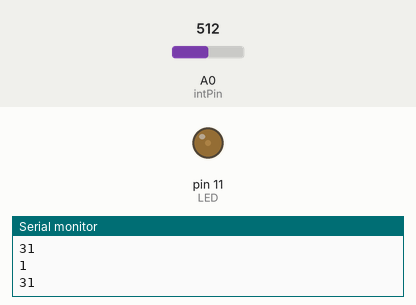
Bench run of a sketch on a simulated Arduino Uno, built with avr-gcc and run on an emulated ATmega328P. On the bench: output pins drawn as LEDs (lit = HIGH), the last lines printed to the serial monitor. Inputs (shaded band) come from the test bench; at power-on: A0 (intPin) = 512.

Above: at 1.2 s.
1.3 s: A0 (intPin) set to 716
At 2.5 s:
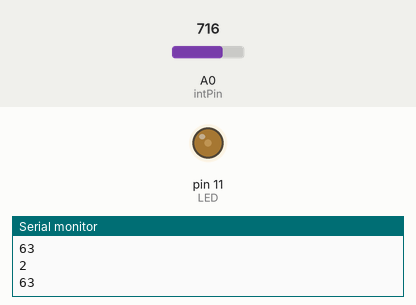
2.9 s: A0 (intPin) set to 900
At 4.1 s:
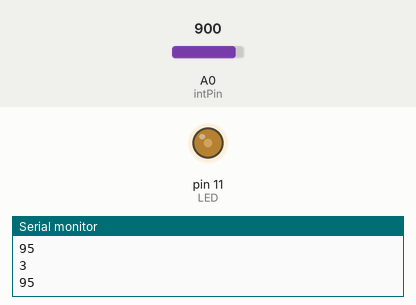
Timing chart, 0 to 5.9 s (numbered marks = the images above; inputs shaded):
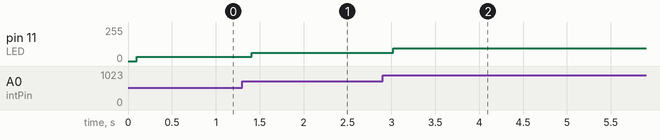

The sketch:

2-1-4.ino
```cpp
const int intPin = A0;
const int LED = 11;
int v = 0;
int prev_v  = 0;
int count = 0;
int blightness = 0;

void setup() {
  pinMode(intPin, INPUT);  // デジタルピン2を入力に設定
  pinMode(LED, OUTPUT);
  Serial.begin(9600);
}

void loop() {
  prev_v = v;
  v = analogRead(intPin);

  if (abs(prev_v - v) > 100)
  {
    count ++;
    delay(100);
  }

  blightness = (count % 9) * 32 - 1;

  analogWrite(LED, blightness);

  Serial.println(count);
  Serial.println(blightness);
  delay(50);
}
```

Measured:
- after the input at 1.3 s, pin 11 (LED): 31/255 → 63/255 after 0.11 s
- after the input at 2.9 s, pin 11 (LED): 63/255 → 95/255 after 0.12 s
